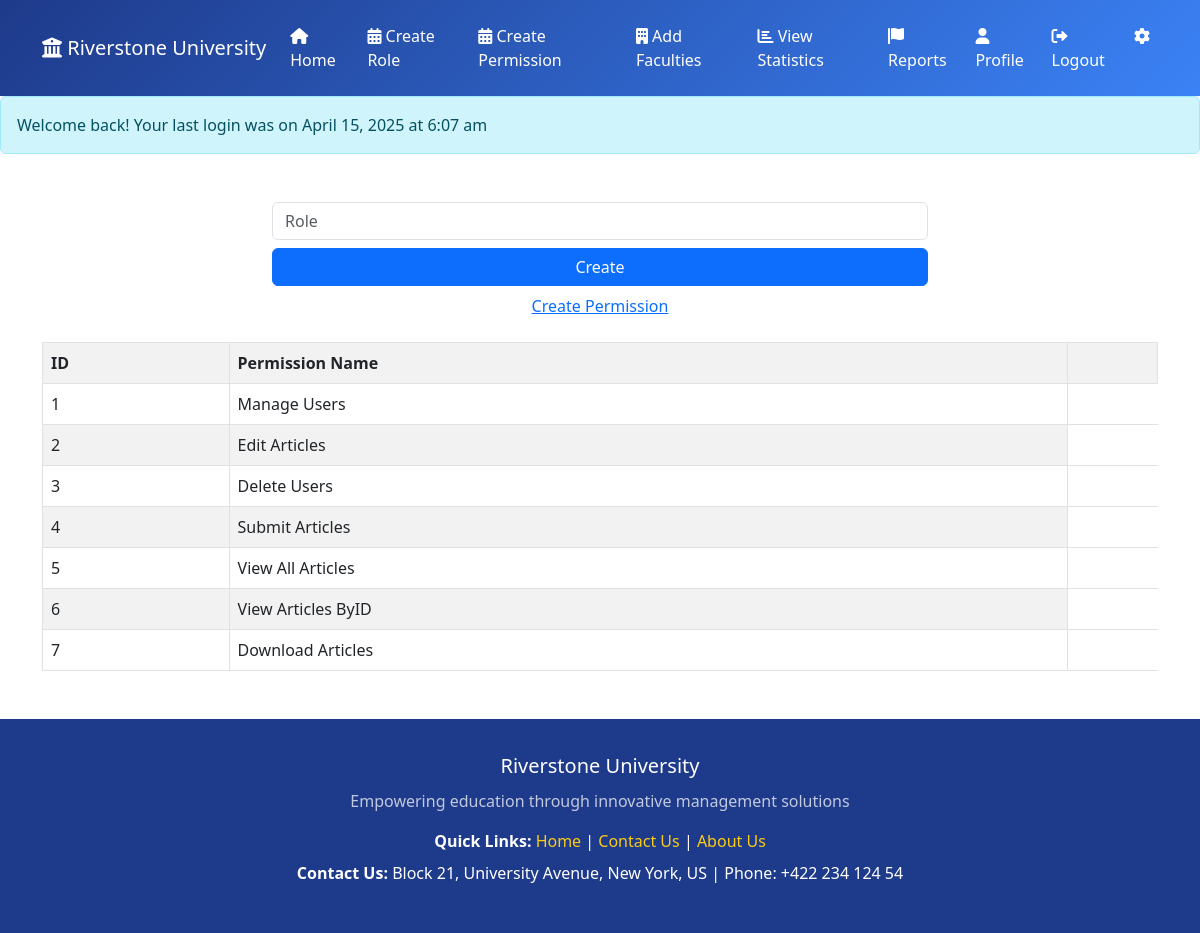
Screenshot of /src/Admin/design/permissions.php (signed in) with the database file from the repository.
### tables this page shows
CREATE TABLE `permissions` (
  `id` int(11) NOT NULL,
  `permission_name` varchar(50) NOT NULL,
  `created_at` timestamp NOT NULL DEFAULT current_timestamp()
);

### _classes/Libs/Database/MySQL.php (called while the page is built, shortened)
<?php
class MySQL{
    private $dbhost;
    private $dbuser;
    private $dbpass;
    private $dbname;
    public function __construct(
        $dbhost="localhost",
        $dbuser="root",
        $dbpass="",
        $dbname="ewsd")
    {
        $this->dbhost=$dbhost;
        $this->dbuser=$dbuser;
        $this->dbpass=$dbpass;
        $this->dbname=$dbname;
    }
    public function connect(){
        try{
            $this->db=new PDO("mysql:dbhost=$this->dbhost;
            dbname=$this->dbname",
            $this->dbuser,
            $this->dbpass,
            [
                PDO::ATTR_ERRMODE => PDO::ERRMODE_EXCEPTION,
                PDO::ATTR_DEFAULT_FETCH_MODE => PDO::FETCH_OBJ,
            ]
            );
            return $this->db;
        }catch(PDOException $e){
            echo $e->getMessage();
            exit();
        }
    }
}

### _classes/Libs/Database/UsersTable.php (called while the page is built, shortened)
<?php
class UsersTable
{
    private $db;
    public function __construct(MySQL $mysql)
    {
        $this->db = $mysql->connect();
    }
    public function allpermissions()
    {
        $statement = $this->db->query(
            "SELECT * from permissions"
        );
        return $statement->fetchAll();
    }
}

### src/Admin/design/permissions.php (the view, shortened to what this page needs)
<?php
$table=new UsersTable(new MySQL);
$permissions=$table->allpermissions();
?>
<!DOCTYPE html>
<html lang="en">
<head>
    <link rel="stylesheet" href="../../../css/bootstrap.min.css">
</head>
<body>
<?php include "header.php"; ?>
    <div class="container text-center mt-5" style="max-width: 680px">
        <form action="../code/permissions.php" method="post" class="mb-2">
            <input type="text" class="form-control mb-2" name="permission_name" placeholder="Role" required>
            <button class="btn btn-primary w-100">Create</button>
        </form>
        <a href="register.php">Create Permission</a>
    </div>
    <div class="container mt-4">
        <table class="table table-striped table-bordered">
            <tr>
                <th>ID</th>
                <th>Permission Name</th>
                <th></th>
            </tr>
            <?php if (!empty($permissions)) : ?>
            <?php foreach($permissions as $permission) : ?>
            <tr>
                <td><?= $permission->id ?></td>
                <td><?= $permission->permission_name ?></td>
            </tr>
            <?php endforeach ?>
            <?php else : ?>
                <h1>No Record</h1>
            <?php endif; ?>
        </table>
    </div>
    <?php include "footer.php"; ?>
</body>
</html>

### src/Admin/design/header.php (style rules this page uses)
:root { --primary-dark: #1e3a8a; --primary-light: #3b82f6; --accent: #facc15; --light-bg: #f8fafc; }

### src/Admin/design/footer.php (style rules this page uses)
:root { --primary-dark: #1e3a8a; --primary-light: #3b82f6; --secondary: #64748b; --accent: #facc15; --light-bg: #f8fafc; --card-bg: #ffffff; }

### rows the page displays
permissions: id "1", permission_name "Manage Users"
permissions: id "2", permission_name "Edit Articles"
permissions: id "3", permission_name "Delete Users"
permissions: id "4", permission_name "Submit Articles"
permissions: id "5", permission_name "View All Articles"
permissions: id "6", permission_name "View Articles ByID"
permissions: id "7", permission_name "Download Articles"

### other values shown
$_SESSION['login_message'] "Welcome back! Your last login was on April 15, 2025 at 6:07 am"
